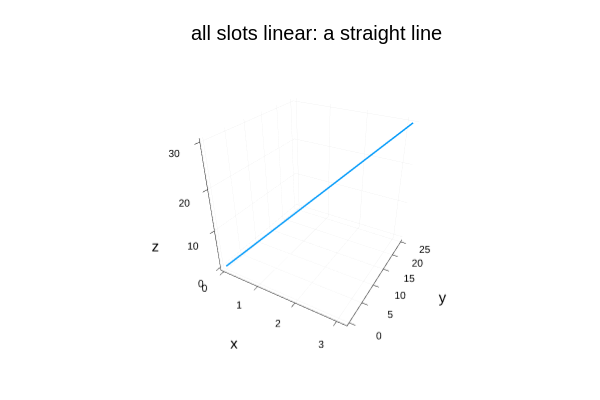

The notebook cell saved with this chart:
### Markdown cell above
## 4 · The degenerate relatives

### All three slots linear → a straight line
$\vec r(t) = \langle 0.5t,\ 4t,\ 4.75t\rangle$ — no trig anywhere, so no turning at all.
It's the line through the origin with direction vector $\langle 0.5,\ 4,\ 4.75\rangle$
(read straight off the coefficients — this is 2.5's $\vec r_0 + t\vec v$ with $\vec r_0=\vec 0$).

### Code cell
plot3d(0.5 .* t1, 4 .* t1, 4.75 .* t1,
    lw = 3, legend = false, title = "all slots linear: a straight line",
    xlabel = "x", ylabel = "y", zlabel = "z")

### Figure 1 — Plotly figure (JSON) as saved in the notebook; plotly's stock layout.template omitted (floating-point values rounded to 4 significant figures; data arrays with more than 128 entries replaced by an {"elided": "..."} marker saying what was removed)
{"data": [{"colorbar": {"len": 0.8657, "title": "", "x": 0.9934, "y": 0.5087}, "legendgroup": "y1", "line": {"color": "rgba(0, 154, 250, 1.000)", "dash": "solid", "shape": "linear", "width": 3}, "mode": "lines", "name": "y1", "scene": "scene", "showlegend": true, "type": "scatter3d", "x": {"elided": "1200 float values"}, "xaxis": "x", "y": {"elided": "1200 float values"}, "yaxis": "y", "z": {"elided": "1200 float values"}, "zaxis": "z"}], "layout": {"annotations": [{"font": {"color": "rgba(0, 0, 0, 1.000)", "family": "sans-serif", "size": 20}, "rotation": 0, "showarrow": false, "text": "all slots linear: a straight line", "x": 0.5275, "xanchor": "center", "xref": "paper", "y": 1, "yanchor": "top", "yref": "paper"}], "height": 400, "margin": {"b": 20, "l": 0, "r": 0, "t": 20}, "paper_bgcolor": "rgba(255, 255, 255, 1.000)", "plot_bgcolor": "rgba(255, 255, 255, 1.000)", "scene": {"camera": {"eye": {"x": 1.126, "y": -1.95, "z": 1.3}, "projection": "orthographic"}, "domain": {"x": [0.06165, 0.9934], "y": [0.07581, 0.9415]}, "xaxis": {"gridcolor": "rgba(0, 0, 0, 0.100)", "gridwidth": 0.5, "linecolor": "rgba(0, 0, 0, 1.000)", "mirror": false, "range": [-0.09425, 3.236], "showgrid": true, "showline": true, "showticklabels": true, "tickangle": 0, "tickcolor": "rgb(0, 0, 0)", "tickfont": {"color": "rgba(0, 0, 0, 1.000)", "family": "sans-serif", "size": 11}, "tickmode": "array", "ticks": "inside", "ticktext": ["0", "1", "2", "3"], "tickvals": [0, 1, 2, 3], "title": "x", "titlefont": {"color": "rgba(0, 0, 0, 1.000)", "family": "sans-serif", "size": 15}, "type": "-", "visible": true, "zeroline": false, "zerolinecolor": "rgba(0, 0, 0, 1.000)"}, "yaxis": {"gridcolor": "rgba(0, 0, 0, 0.100)", "gridwidth": 0.5, "linecolor": "rgba(0, 0, 0, 1.000)", "mirror": false, "range": [-0.754, 25.89], "showgrid": true, "showline": true, "showticklabels": true, "tickangle": 0, "tickcolor": "rgb(0, 0, 0)", "tickfont": {"color": "rgba(0, 0, 0, 1.000)", "family": "sans-serif", "size": 11}, "tickmode": "array", "ticks": "inside", "ticktext": ["0", "5", "10", "15", "20", "25"], "tickvals": [0, 5, 10, 15, 20, 25], "title": "y", "titlefont": {"color": "rgba(0, 0, 0, 1.000)", "family": "sans-serif", "size": 15}, "type": "-", "visible": true, "zeroline": false, "zerolinecolor": "rgba(0, 0, 0, 1.000)"}, "zaxis": {"gridcolor": "rgba(0, 0, 0, 0.100)", "gridwidth": 0.5, "linecolor": "rgba(0, 0, 0, 1.000)", "mirror": false, "range": [-0.8954, 30.74], "showgrid": true, "showline": true, "showticklabels": true, "tickangle": 0, "tickcolor": "rgb(0, 0, 0)", "tickfont": {"color": "rgba(0, 0, 0, 1.000)", "family": "sans-serif", "size": 11}, "tickmode": "array", "ticks": "inside", "ticktext": ["0", "10", "20", "30"], "tickvals": [0, 10, 20, 30], "title": "z", "titlefont": {"color": "rgba(0, 0, 0, 1.000)", "family": "sans-serif", "size": 15}, "type": "-", "visible": true, "zeroline": false, "zerolinecolor": "rgba(0, 0, 0, 1.000)"}}, "showlegend": false, "width": 600}}
